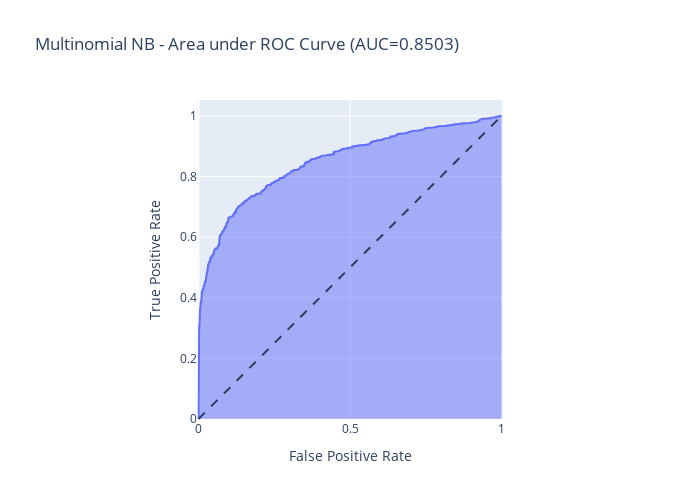

Source (notebook cell):
### Code cell
y_pred_proba = NB_tuned_clf.predict_proba(X_test)[::,1]
fpr, tpr, thresholds = roc_curve(y_test, y_pred_proba)

fig = px.area(
    x=fpr, y=tpr,
    title=f' Multinomial NB - Area under ROC Curve (AUC={auc(fpr, tpr):.4f})',
    labels=dict(x='False Positive Rate', y='True Positive Rate'),
    width=700, height=500
)
fig.add_shape(
    type='line', line=dict(dash='dash'),
    x0=0, x1=1, y0=0, y1=1
)

fig.update_yaxes(scaleanchor="x", scaleratio=1)
fig.update_xaxes(constrain='domain')
plt.savefig("NB_AUC.png",bbox_inches='tight')
fig.show()

### Figure 1 — Plotly figure (JSON) as saved in the notebook; plotly's stock layout.template omitted (floating-point values rounded to 4 significant figures; data arrays with more than 128 entries replaced by an {"elided": "..."} marker saying what was removed)
{"data": [{"hovertemplate": "False Positive Rate=%{x}<br>True Positive Rate=%{y}<extra></extra>", "legendgroup": "", "line": {"color": "#636efa"}, "marker": {"symbol": "circle"}, "mode": "lines", "name": "", "orientation": "v", "showlegend": false, "stackgroup": "1", "type": "scatter", "x": {"elided": "743 float values"}, "xaxis": "x", "y": {"elided": "743 float values"}, "yaxis": "y"}], "layout": {"height": 500, "legend": {"tracegroupgap": 0}, "shapes": [{"line": {"dash": "dash"}, "type": "line", "x0": 0, "x1": 1, "y0": 0, "y1": 1}], "title": {"text": " Multinomial NB - Area under ROC Curve (AUC=0.8503)"}, "width": 700, "xaxis": {"anchor": "y", "constrain": "domain", "domain": [0, 1], "title": {"text": "False Positive Rate"}}, "yaxis": {"anchor": "x", "domain": [0, 1], "scaleanchor": "x", "scaleratio": 1, "title": {"text": "True Positive Rate"}}}}
